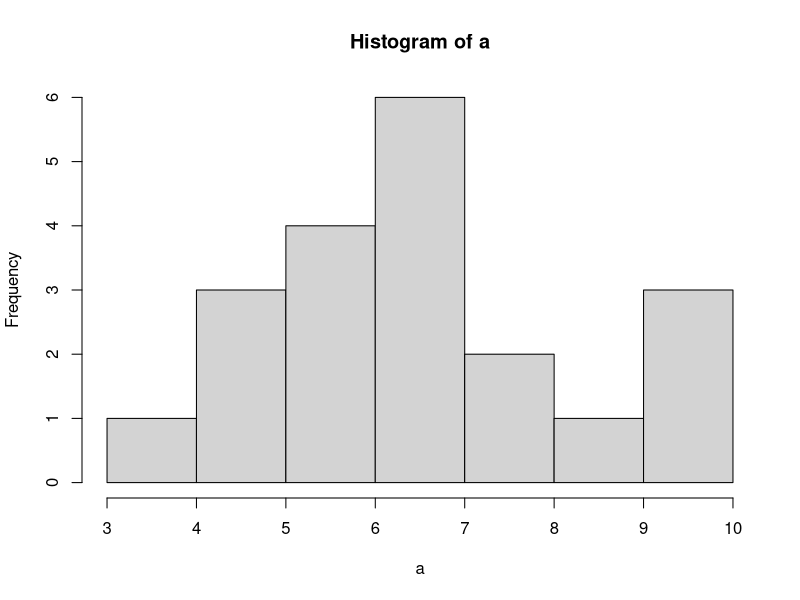
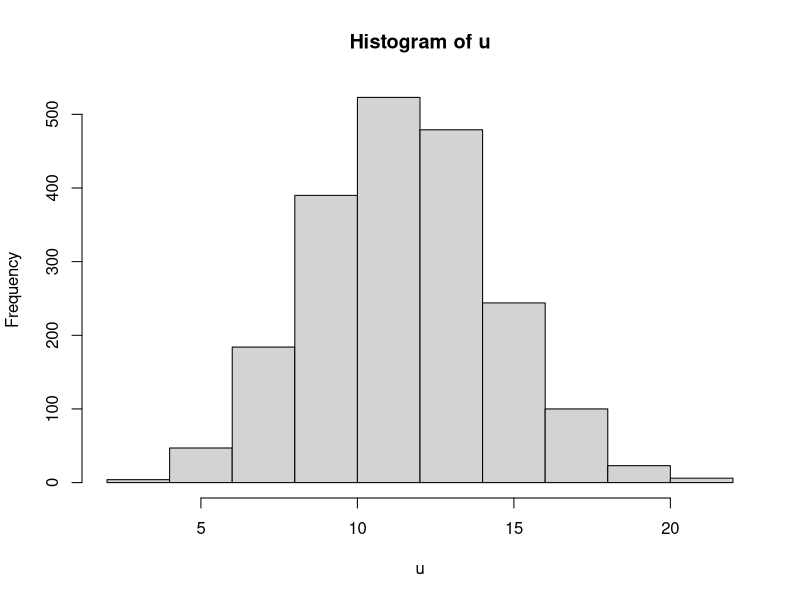
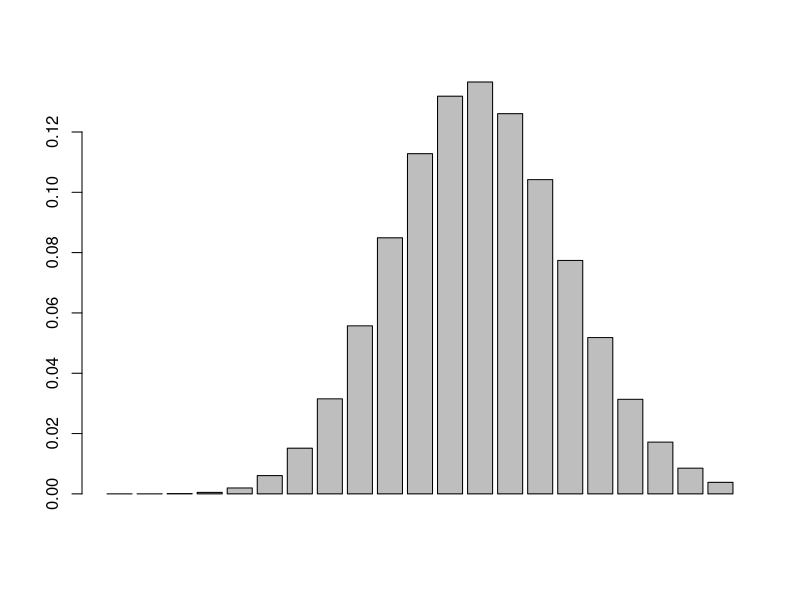

Generate these figures, in order, with R:
#1
a <- rbinom(20, 17, .45)
hist(a)

#2
var(a)
17*.45
mean(a)

#3
u <- rbinom(2000, 40, .3)

#4
mean(u)
40*.3

#5
var(u)
40*.3*(1-.3)

#6
hist(u)
barplot(dbinom(0:20, 40, .3))

#7
#use at least 1000
u <- rbinom(2000, 10, .55)
mean(u^3)

#8
#n*p = 10
#n*p*(1-p) = 5
#10*(1-p) = 5
#(1-p) = 5/10 = 1/2
#p = .5
#n = 20
v = rbinom(10000, 20, .5)
mean(v);var(v)

#9
b <- rbinom(200, 17, .3)
mean(b);17*.3
var(b);17*.3*(1-.3)
